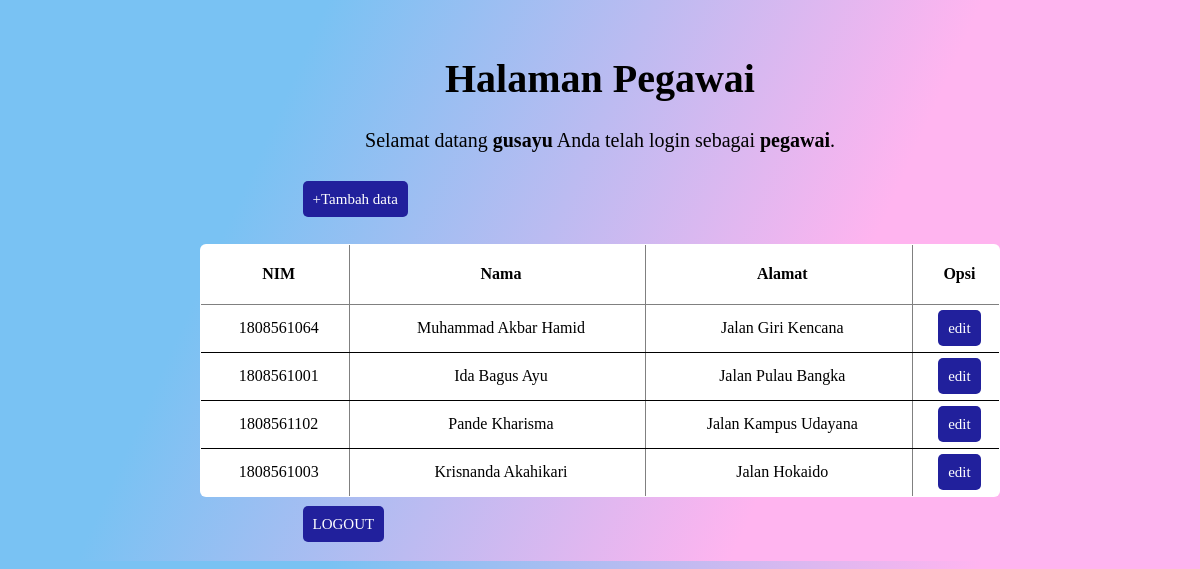
/halaman_pegawai.php (signed in), run on the app's committed database.
### tables this page shows
CREATE TABLE `mahasiswa` (
  `id` int(100) NOT NULL,
  `nim` varchar(100) NOT NULL,
  `nama` varchar(100) NOT NULL,
  `alamat` text NOT NULL
);

### halaman_pegawai.php (the view, shortened to what this page needs)
<!DOCTYPE html>
<html lang="en">
<head>
	<link rel="stylesheet" href="css/style2.css">
</head>
<body>
	<h1>Halaman Pegawai</h1>
	<p>Selamat datang <b><?php echo $_SESSION['username']; ?></b> Anda telah login sebagai <b><?php echo $_SESSION['level']; ?></b>.</p>
	<br/>
	<div class="box">
	<a href="insert2.php">+Tambah data</a>
	</div>
	<br/>
	<br/>
	<table border="1">
		<thead>
		<tr>
			<th>NIM</th>
			<th>Nama</th>
			<th>Alamat</th>
			<th>Opsi</th>
		</tr>
		</thead>
		<tbody>
		<?php
		include 'koneksi.php';
		$data = mysqli_query($koneksi,"select * from mahasiswa");
		while($d = mysqli_fetch_array($data)){
			?>
			<tr>
				<td><?php echo $d['nim']; ?></td>
				<td><?php echo $d['nama']; ?></td>
				<td><?php echo $d['alamat']; ?></td>
				<td>
					<a href="edit2.php?id=<?php echo $d['id']; ?>">edit</a>
				</td>
			</tr>
			<?php
		}
		?>
		</tbody>
	</table>
	<br/>
	<div class="box">
	<a href="logout.php">LOGOUT</a>
	</div>
</body>
</html>

### css/style2.css (style rules this page uses)
body { background-image: linear-gradient( 114.2deg, rgba(121,194,243,1) 22.6%, rgba(255,180,239,1) 67.7% ); font: 400 14px; padding: 20px; }
h1 { font-size: 40px; text-align: center; color: black; }
.box { margin-left: 24%; }
a { background-color: #21209c; padding: 10px; border-radius: 5px; color: black; text-decoration: none; color: white; font-size: 15px; }
p { font-size: 20px; text-align: center; color: black; }
table { border-spacing: 1; border-collapse: collapse; background-color: rgb(255, 255, 255); border-radius: 6px; overflow: hidden; max-width: 800px; width: 100%; margin: 0 auto; position: relative; }
td,th { padding-left: 8px; }
thead tr { height: 60px; background: rgb(255, 255, 255); font-size: 16px; }
tbody tr { height: 48px; border-bottom: 1px solid black; color: black; }
td, th { text-align: center; }

### data on the page
mahasiswa: nim "1808561064", nama "Muhammad Akbar Hamid", alamat "Jalan Giri Kencana"
mahasiswa: nim "1808561001", nama "Ida Bagus Ayu", alamat "Jalan Pulau Bangka"
mahasiswa: nim "1808561102", nama "Pande Kharisma", alamat "Jalan Kampus Udayana"
mahasiswa: nim "1808561003", nama "Krisnanda Akahikari", alamat "Jalan Hokaido"

### other printed values
$_SESSION['username'] "gusayu"
$_SESSION['level'] "pegawai"
